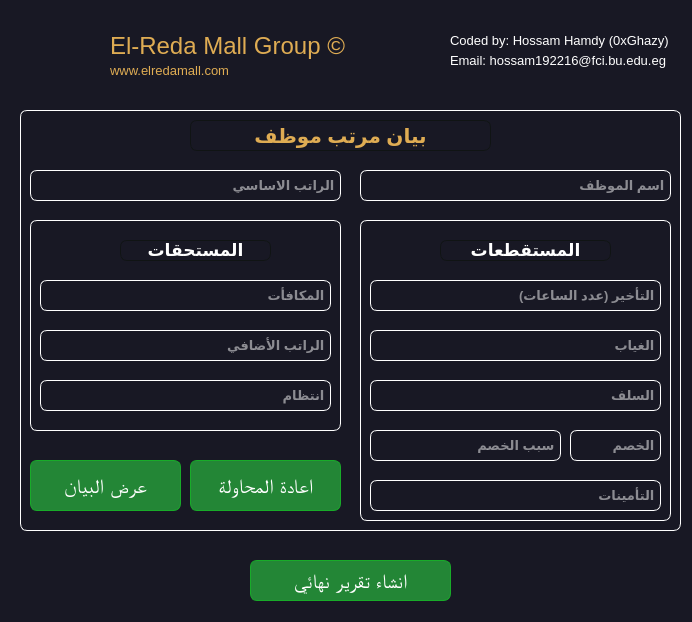
<?xml version="1.0" encoding="UTF-8"?>
<ui version="4.0">
 <class>MainWindow</class>
 <widget class="QMainWindow" name="MainWindow">
  <property name="geometry">
   <rect>
    <x>0</x>
    <y>0</y>
    <width>692</width>
    <height>622</height>
   </rect>
  </property>
  <property name="minimumSize">
   <size>
    <width>692</width>
    <height>622</height>
   </size>
  </property>
  <property name="maximumSize">
   <size>
    <width>692</width>
    <height>622</height>
   </size>
  </property>
  <property name="windowTitle">
   <string>El-Reda Mall</string>
  </property>
  <property name="styleSheet">
   <string notr="true">
background-color: rgb(24,24,36);
border-color: rgb(16, 20, 20);
</string>
  </property>
  <widget class="QWidget" name="centralwidget">
   <widget class="QLabel" name="label_6">
    <property name="geometry">
     <rect>
      <x>110</x>
      <y>30</y>
      <width>241</width>
      <height>31</height>
     </rect>
    </property>
    <property name="font">
     <font>
      <family>Arial</family>
      <pointsize>18</pointsize>
      <italic>false</italic>
     </font>
    </property>
    <property name="styleSheet">
     <string notr="true">color: #dfac53;</string>
    </property>
    <property name="text">
     <string>El-Reda Mall Group ©</string>
    </property>
   </widget>
   <widget class="QLabel" name="label_2">
    <property name="geometry">
     <rect>
      <x>190</x>
      <y>910</y>
      <width>461</width>
      <height>31</height>
     </rect>
    </property>
    <property name="font">
     <font>
      <pointsize>15</pointsize>
     </font>
    </property>
    <property name="styleSheet">
     <string notr="true">color: rgb(255, 255, 255);</string>
    </property>
    <property name="text">
     <string>Coded by: Hossam Hamdy (0xGhazy)</string>
    </property>
   </widget>
   <widget class="QLabel" name="label">
    <property name="geometry">
     <rect>
      <x>30</x>
      <y>22</y>
      <width>71</width>
      <height>71</height>
     </rect>
    </property>
    <property name="text">
     <string/>
    </property>
    <property name="pixmap">
     <pixmap>icons/logo.png</pixmap>
    </property>
    <property name="scaledContents">
     <bool>true</bool>
    </property>
   </widget>
   <widget class="QLabel" name="label_7">
    <property name="geometry">
     <rect>
      <x>110</x>
      <y>60</y>
      <width>191</width>
      <height>21</height>
     </rect>
    </property>
    <property name="font">
     <font>
      <family>Arial</family>
      <pointsize>10</pointsize>
      <italic>false</italic>
     </font>
    </property>
    <property name="styleSheet">
     <string notr="true">color: #dfac53;</string>
    </property>
    <property name="text">
     <string>www.elredamall.com</string>
    </property>
   </widget>
   <widget class="QGroupBox" name="groupBox">
    <property name="geometry">
     <rect>
      <x>20</x>
      <y>110</y>
      <width>661</width>
      <height>421</height>
     </rect>
    </property>
    <property name="styleSheet">
     <string notr="true">border-radius:7px;
border:1px solid #ffffffff;
color: white;</string>
    </property>
    <property name="title">
     <string/>
    </property>
    <widget class="QGroupBox" name="groupBox_9">
     <property name="geometry">
      <rect>
       <x>340</x>
       <y>110</y>
       <width>311</width>
       <height>301</height>
      </rect>
     </property>
     <property name="font">
      <font>
       <family>Arial</family>
       <pointsize>15</pointsize>
       <weight>75</weight>
       <bold>true</bold>
      </font>
     </property>
     <property name="styleSheet">
      <string notr="true">border-radius:7px;
border:1px solid #ffffffff;
color: white;</string>
     </property>
     <property name="title">
      <string/>
     </property>
     <widget class="QLineEdit" name="absence_days">
      <property name="geometry">
       <rect>
        <x>10</x>
        <y>110</y>
        <width>291</width>
        <height>31</height>
       </rect>
      </property>
      <property name="font">
       <font>
        <pointsize>10</pointsize>
        <weight>75</weight>
        <bold>true</bold>
       </font>
      </property>
      <property name="layoutDirection">
       <enum>Qt::RightToLeft</enum>
      </property>
      <property name="styleSheet">
       <string notr="true">QLineEdit{
border-radius:7px;
border:1px solid #ffffffff;
color: white;
border-radius:7px;
border:1px solid #ffffffff;
color: white;
}

QLineEdit:hover {
	background:linear-gradient(to bottom, #5cbf2a 5%, #44c767 100%);
	background-color: rgb(24,24,36);
	border:1px solid #18ab29;
}
QLineEdit:active {
	position:relative;
	top:2px;
}</string>
      </property>
      <property name="placeholderText">
       <string> الغياب</string>
      </property>
     </widget>
     <widget class="QLineEdit" name="borrow">
      <property name="geometry">
       <rect>
        <x>10</x>
        <y>160</y>
        <width>291</width>
        <height>31</height>
       </rect>
      </property>
      <property name="font">
       <font>
        <pointsize>10</pointsize>
        <weight>75</weight>
        <bold>true</bold>
       </font>
      </property>
      <property name="layoutDirection">
       <enum>Qt::LeftToRight</enum>
      </property>
      <property name="autoFillBackground">
       <bool>false</bool>
      </property>
      <property name="styleSheet">
       <string notr="true">QLineEdit{
border-radius:7px;
border:1px solid #ffffffff;
color: white;
border-radius:7px;
border:1px solid #ffffffff;
color: white;
}

QLineEdit:hover {
	background:linear-gradient(to bottom, #5cbf2a 5%, #44c767 100%);
	background-color: rgb(24,24,36);
	border:1px solid #18ab29;
}
QLineEdit:active {
	position:relative;
	top:2px;
}</string>
      </property>
      <property name="alignment">
       <set>Qt::AlignLeading|Qt::AlignLeft|Qt::AlignVCenter</set>
      </property>
      <property name="placeholderText">
       <string> السلف</string>
      </property>
     </widget>
     <widget class="QLineEdit" name="deduction">
      <property name="geometry">
       <rect>
        <x>210</x>
        <y>210</y>
        <width>91</width>
        <height>31</height>
       </rect>
      </property>
      <property name="font">
       <font>
        <pointsize>10</pointsize>
        <weight>75</weight>
        <bold>true</bold>
       </font>
      </property>
      <property name="layoutDirection">
       <enum>Qt::RightToLeft</enum>
      </property>
      <property name="styleSheet">
       <string notr="true">QLineEdit{
border-radius:7px;
border:1px solid #ffffffff;
color: white;
border-radius:7px;
border:1px solid #ffffffff;
color: white;
}

QLineEdit:hover {
	background:linear-gradient(to bottom, #5cbf2a 5%, #44c767 100%);
	background-color: rgb(24,24,36);
	border:1px solid #18ab29;
}
QLineEdit:active {
	position:relative;
	top:2px;
}</string>
      </property>
      <property name="placeholderText">
       <string> الخصم</string>
      </property>
     </widget>
     <widget class="QLineEdit" name="deduction_reason">
      <property name="geometry">
       <rect>
        <x>10</x>
        <y>210</y>
        <width>191</width>
        <height>31</height>
       </rect>
      </property>
      <property name="font">
       <font>
        <pointsize>10</pointsize>
        <weight>75</weight>
        <bold>true</bold>
       </font>
      </property>
      <property name="layoutDirection">
       <enum>Qt::RightToLeft</enum>
      </property>
      <property name="styleSheet">
       <string notr="true">QLineEdit{
border-radius:7px;
border:1px solid #ffffffff;
color: white;
border-radius:7px;
border:1px solid #ffffffff;
color: white;
}

QLineEdit:hover {
	background:linear-gradient(to bottom, #5cbf2a 5%, #44c767 100%);
	background-color: rgb(24,24,36);
	border:1px solid #18ab29;
}
QLineEdit:active {
	position:relative;
	top:2px;
}</string>
      </property>
      <property name="placeholderText">
       <string> سبب الخصم</string>
      </property>
     </widget>
     <widget class="QLineEdit" name="services">
      <property name="geometry">
       <rect>
        <x>10</x>
        <y>260</y>
        <width>291</width>
        <height>31</height>
       </rect>
      </property>
      <property name="font">
       <font>
        <pointsize>10</pointsize>
        <weight>75</weight>
        <bold>true</bold>
       </font>
      </property>
      <property name="layoutDirection">
       <enum>Qt::RightToLeft</enum>
      </property>
      <property name="styleSheet">
       <string notr="true">QLineEdit{
border-radius:7px;
border:1px solid #ffffffff;
color: white;
border-radius:7px;
border:1px solid #ffffffff;
color: white;
}

QLineEdit:hover {
	background:linear-gradient(to bottom, #5cbf2a 5%, #44c767 100%);
	background-color: rgb(24,24,36);
	border:1px solid #18ab29;
}
QLineEdit:active {
	position:relative;
	top:2px;
}</string>
      </property>
      <property name="placeholderText">
       <string> التأمينات</string>
      </property>
     </widget>
     <widget class="QLabel" name="label_14">
      <property name="geometry">
       <rect>
        <x>80</x>
        <y>20</y>
        <width>171</width>
        <height>21</height>
       </rect>
      </property>
      <property name="font">
       <font>
        <pointsize>13</pointsize>
        <weight>75</weight>
        <bold>true</bold>
       </font>
      </property>
      <property name="styleSheet">
       <string notr="true">background-color: rgb(24,24,36);
border-color: rgb(16, 20, 20)</string>
      </property>
      <property name="text">
       <string> المستقطعات </string>
      </property>
      <property name="alignment">
       <set>Qt::AlignCenter</set>
      </property>
     </widget>
     <widget class="QLineEdit" name="delay_hours">
      <property name="geometry">
       <rect>
        <x>10</x>
        <y>60</y>
        <width>291</width>
        <height>31</height>
       </rect>
      </property>
      <property name="font">
       <font>
        <pointsize>10</pointsize>
        <weight>75</weight>
        <bold>true</bold>
       </font>
      </property>
      <property name="layoutDirection">
       <enum>Qt::RightToLeft</enum>
      </property>
      <property name="styleSheet">
       <string notr="true">QLineEdit{
border-radius:7px;
border:1px solid #ffffffff;
color: white;
border-radius:7px;
border:1px solid #ffffffff;
color: white;
}

QLineEdit:hover {
	background:linear-gradient(to bottom, #5cbf2a 5%, #44c767 100%);
	background-color: rgb(24,24,36);
	border:1px solid #18ab29;
}
QLineEdit:active {
	position:relative;
	top:2px;
}</string>
      </property>
      <property name="placeholderText">
       <string> التأخير (عدد الساعات)</string>
      </property>
     </widget>
    </widget>
    <widget class="QGroupBox" name="groupBox_8">
     <property name="geometry">
      <rect>
       <x>10</x>
       <y>110</y>
       <width>311</width>
       <height>211</height>
      </rect>
     </property>
     <property name="font">
      <font>
       <family>Arial</family>
       <pointsize>18</pointsize>
       <weight>75</weight>
       <bold>true</bold>
      </font>
     </property>
     <property name="styleSheet">
      <string notr="true">border-radius:7px;
border:1px solid #ffffffff;
color: white;</string>
     </property>
     <property name="title">
      <string/>
     </property>
     <widget class="QLineEdit" name="additional_sallary">
      <property name="geometry">
       <rect>
        <x>10</x>
        <y>110</y>
        <width>291</width>
        <height>31</height>
       </rect>
      </property>
      <property name="font">
       <font>
        <pointsize>10</pointsize>
        <weight>75</weight>
        <bold>true</bold>
       </font>
      </property>
      <property name="layoutDirection">
       <enum>Qt::RightToLeft</enum>
      </property>
      <property name="styleSheet">
       <string notr="true">QLineEdit{
border-radius:7px;
border:1px solid #ffffffff;
color: white;
border-radius:7px;
border:1px solid #ffffffff;
color: white;
}

QLineEdit:hover {
	background:linear-gradient(to bottom, #5cbf2a 5%, #44c767 100%);
	background-color: rgb(24,24,36);
	border:1px solid #18ab29;
}
QLineEdit:active {
	position:relative;
	top:2px;
}</string>
      </property>
      <property name="placeholderText">
       <string> الراتب الأضافي</string>
      </property>
     </widget>
     <widget class="QLineEdit" name="regularity">
      <property name="geometry">
       <rect>
        <x>10</x>
        <y>160</y>
        <width>291</width>
        <height>31</height>
       </rect>
      </property>
      <property name="font">
       <font>
        <pointsize>10</pointsize>
        <weight>75</weight>
        <bold>true</bold>
       </font>
      </property>
      <property name="layoutDirection">
       <enum>Qt::RightToLeft</enum>
      </property>
      <property name="styleSheet">
       <string notr="true">QLineEdit{
border-radius:7px;
border:1px solid #ffffffff;
color: white;
border-radius:7px;
border:1px solid #ffffffff;
color: white;
}

QLineEdit:hover {
	background:linear-gradient(to bottom, #5cbf2a 5%, #44c767 100%);
	background-color: rgb(24,24,36);
	border:1px solid #18ab29;
}
QLineEdit:active {
	position:relative;
	top:2px;
}</string>
      </property>
      <property name="placeholderText">
       <string> انتظام</string>
      </property>
     </widget>
     <widget class="QLabel" name="label_13">
      <property name="geometry">
       <rect>
        <x>90</x>
        <y>20</y>
        <width>151</width>
        <height>21</height>
       </rect>
      </property>
      <property name="font">
       <font>
        <pointsize>13</pointsize>
        <weight>75</weight>
        <bold>true</bold>
       </font>
      </property>
      <property name="styleSheet">
       <string notr="true">background-color: rgb(24,24,36);
border-color: rgb(16, 20, 20)</string>
      </property>
      <property name="text">
       <string>المستحقات</string>
      </property>
      <property name="alignment">
       <set>Qt::AlignCenter</set>
      </property>
     </widget>
     <widget class="QLineEdit" name="rewards">
      <property name="geometry">
       <rect>
        <x>10</x>
        <y>60</y>
        <width>291</width>
        <height>31</height>
       </rect>
      </property>
      <property name="font">
       <font>
        <pointsize>10</pointsize>
        <weight>75</weight>
        <bold>true</bold>
       </font>
      </property>
      <property name="layoutDirection">
       <enum>Qt::RightToLeft</enum>
      </property>
      <property name="styleSheet">
       <string notr="true">QLineEdit{
border-radius:7px;
border:1px solid #ffffffff;
color: white;
border-radius:7px;
border:1px solid #ffffffff;
color: white;
}

QLineEdit:hover {
	background:linear-gradient(to bottom, #5cbf2a 5%, #44c767 100%);
	background-color: rgb(24,24,36);
	border:1px solid #18ab29;
}
QLineEdit:active {
	position:relative;
	top:2px;
}</string>
      </property>
      <property name="placeholderText">
       <string> المكافأت</string>
      </property>
     </widget>
    </widget>
    <widget class="QLineEdit" name="employee_name">
     <property name="enabled">
      <bool>true</bool>
     </property>
     <property name="geometry">
      <rect>
       <x>340</x>
       <y>60</y>
       <width>311</width>
       <height>31</height>
      </rect>
     </property>
     <property name="font">
      <font>
       <pointsize>10</pointsize>
       <weight>75</weight>
       <bold>true</bold>
      </font>
     </property>
     <property name="layoutDirection">
      <enum>Qt::RightToLeft</enum>
     </property>
     <property name="styleSheet">
      <string notr="true">QLineEdit{
border-radius:7px;
border:1px solid #ffffffff;
color: white;
border-radius:7px;
border:1px solid #ffffffff;
color: white;
}

QLineEdit:hover {
	background:linear-gradient(to bottom, #5cbf2a 5%, #44c767 100%);
	background-color: rgb(24,24,36);
	border:1px solid #18ab29;
}
QLineEdit:active {
	position:relative;
	top:2px;
}</string>
     </property>
     <property name="placeholderText">
      <string> اسم الموظف</string>
     </property>
    </widget>
    <widget class="QLineEdit" name="employee_sallary">
     <property name="enabled">
      <bool>true</bool>
     </property>
     <property name="geometry">
      <rect>
       <x>10</x>
       <y>60</y>
       <width>311</width>
       <height>31</height>
      </rect>
     </property>
     <property name="font">
      <font>
       <pointsize>10</pointsize>
       <weight>75</weight>
       <bold>true</bold>
      </font>
     </property>
     <property name="layoutDirection">
      <enum>Qt::RightToLeft</enum>
     </property>
     <property name="styleSheet">
      <string notr="true">QLineEdit{
border-radius:7px;
border:1px solid #ffffffff;
color: white;
border-radius:7px;
border:1px solid #ffffffff;
color: white;
}

QLineEdit:hover {
	background:linear-gradient(to bottom, #5cbf2a 5%, #44c767 100%);
	background-color: rgb(24,24,36);
	border:1px solid #18ab29;
}
QLineEdit:active {
	position:relative;
	top:2px;
}</string>
     </property>
     <property name="placeholderText">
      <string> الراتب الاساسي</string>
     </property>
    </widget>
    <widget class="QPushButton" name="generate_report">
     <property name="geometry">
      <rect>
       <x>10</x>
       <y>350</y>
       <width>151</width>
       <height>51</height>
      </rect>
     </property>
     <property name="font">
      <font>
       <family>Aria</family>
       <pointsize>15</pointsize>
       <weight>10</weight>
       <italic>false</italic>
       <bold>false</bold>
      </font>
     </property>
     <property name="styleSheet">
      <string notr="true">QPushButton {
	color: white;
	font: 87 15pt &quot;Aria&quot;;
	background-color: rgb(35, 134, 54);
	border-radius:7px;
	border:1px solid #18ab29;
}

QPushButton:hover {
	background:linear-gradient(to bottom, #5cbf2a 5%, #44c767 100%);
	background-color:#18ab29;
}
QPushButton:active {
	position:relative;
	top:2px;
}</string>
     </property>
     <property name="text">
      <string>عرض البيان</string>
     </property>
    </widget>
    <widget class="QLabel" name="label_15">
     <property name="geometry">
      <rect>
       <x>170</x>
       <y>10</y>
       <width>301</width>
       <height>31</height>
      </rect>
     </property>
     <property name="font">
      <font>
       <pointsize>15</pointsize>
       <weight>75</weight>
       <bold>true</bold>
      </font>
     </property>
     <property name="styleSheet">
      <string notr="true">background-color: rgb(24,24,36);
border-color: rgb(16, 20, 20);
color: #dfac53;</string>
     </property>
     <property name="text">
      <string>بيان مرتب موظف</string>
     </property>
     <property name="alignment">
      <set>Qt::AlignCenter</set>
     </property>
    </widget>
    <widget class="QPushButton" name="refresh_btn">
     <property name="geometry">
      <rect>
       <x>170</x>
       <y>350</y>
       <width>151</width>
       <height>51</height>
      </rect>
     </property>
     <property name="font">
      <font>
       <family>Aria</family>
       <pointsize>15</pointsize>
       <weight>10</weight>
       <italic>false</italic>
       <bold>false</bold>
      </font>
     </property>
     <property name="styleSheet">
      <string notr="true">QPushButton {
	color: white;
	font: 87 15pt &quot;Aria&quot;;
	background-color: rgb(35, 134, 54);
	border-radius:7px;
	border:1px solid #18ab29;
}

QPushButton:hover {
	background:linear-gradient(to bottom, #5cbf2a 5%, #44c767 100%);
	background-color:#18ab29;
}
QPushButton:active {
	position:relative;
	top:2px;
}</string>
     </property>
     <property name="text">
      <string>اعادة المحاولة</string>
     </property>
    </widget>
   </widget>
   <widget class="QLabel" name="label_4">
    <property name="geometry">
     <rect>
      <x>380</x>
      <y>20</y>
      <width>61</width>
      <height>61</height>
     </rect>
    </property>
    <property name="text">
     <string/>
    </property>
    <property name="pixmap">
     <pixmap>icons/developer.png</pixmap>
    </property>
    <property name="scaledContents">
     <bool>true</bool>
    </property>
   </widget>
   <widget class="QLabel" name="label_3">
    <property name="geometry">
     <rect>
      <x>450</x>
      <y>30</y>
      <width>221</width>
      <height>21</height>
     </rect>
    </property>
    <property name="font">
     <font>
      <pointsize>10</pointsize>
     </font>
    </property>
    <property name="styleSheet">
     <string notr="true">color: rgb(255, 255, 255);</string>
    </property>
    <property name="text">
     <string>Coded by: Hossam Hamdy (0xGhazy)</string>
    </property>
   </widget>
   <widget class="QLabel" name="label_5">
    <property name="geometry">
     <rect>
      <x>450</x>
      <y>50</y>
      <width>221</width>
      <height>21</height>
     </rect>
    </property>
    <property name="font">
     <font>
      <pointsize>10</pointsize>
     </font>
    </property>
    <property name="styleSheet">
     <string notr="true">color: rgb(255, 255, 255);</string>
    </property>
    <property name="text">
     <string>Email: hossam192216@fci.bu.edu.eg</string>
    </property>
   </widget>
   <widget class="QPushButton" name="generate_finall_report">
    <property name="geometry">
     <rect>
      <x>250</x>
      <y>560</y>
      <width>201</width>
      <height>41</height>
     </rect>
    </property>
    <property name="font">
     <font>
      <family>Aria</family>
      <pointsize>15</pointsize>
      <weight>10</weight>
      <italic>false</italic>
      <bold>false</bold>
     </font>
    </property>
    <property name="styleSheet">
     <string notr="true">QPushButton {
	color: white;
	font: 87 15pt &quot;Aria&quot;;
	background-color: rgb(35, 134, 54);
	border-radius:7px;
	border:1px solid #18ab29;
}

QPushButton:hover {
	background:linear-gradient(to bottom, #5cbf2a 5%, #44c767 100%);
	background-color:#18ab29;
}
QPushButton:active {
	position:relative;
	top:2px;
}</string>
    </property>
    <property name="text">
     <string>انشاء تقرير نهائي</string>
    </property>
   </widget>
  </widget>
 </widget>
 <resources>
  <include location="main.qrc"/>
 </resources>
 <connections/>
</ui>
